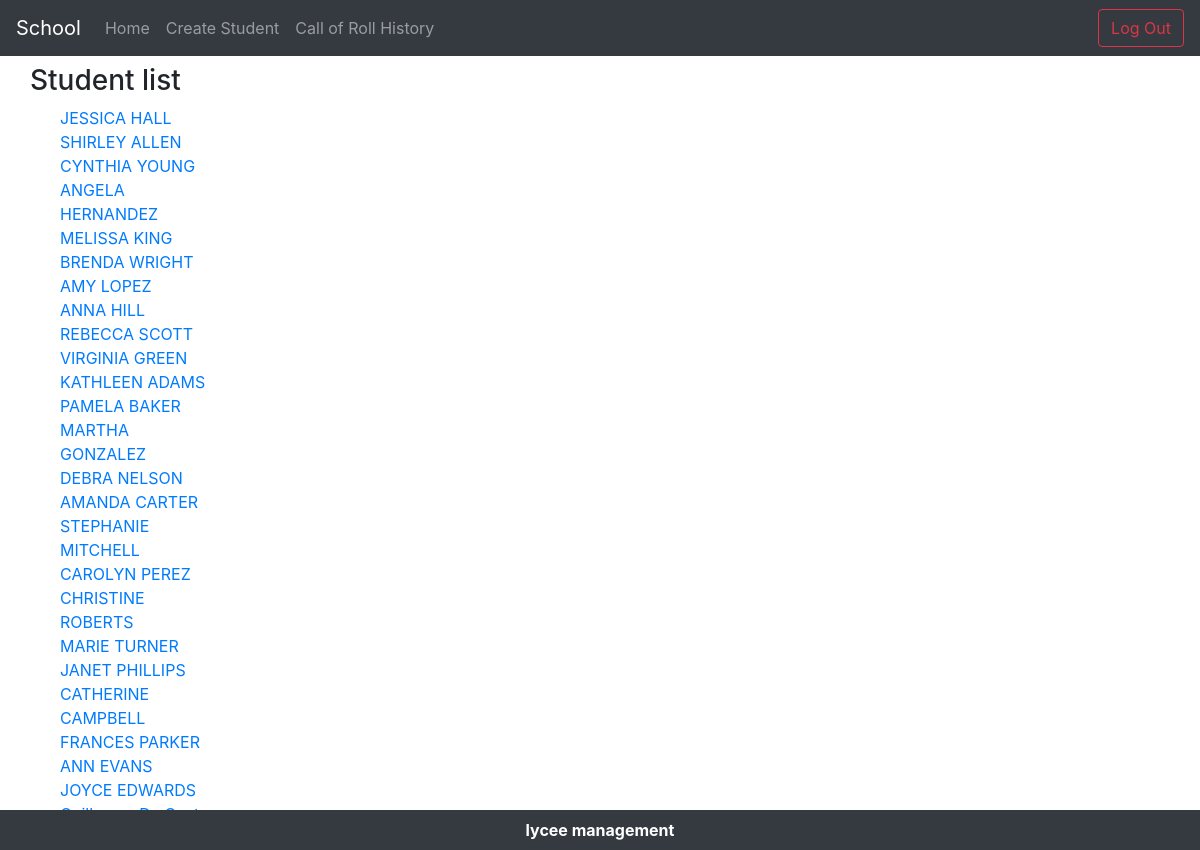
Before: /lycee/3 (signed in) with the older database file.
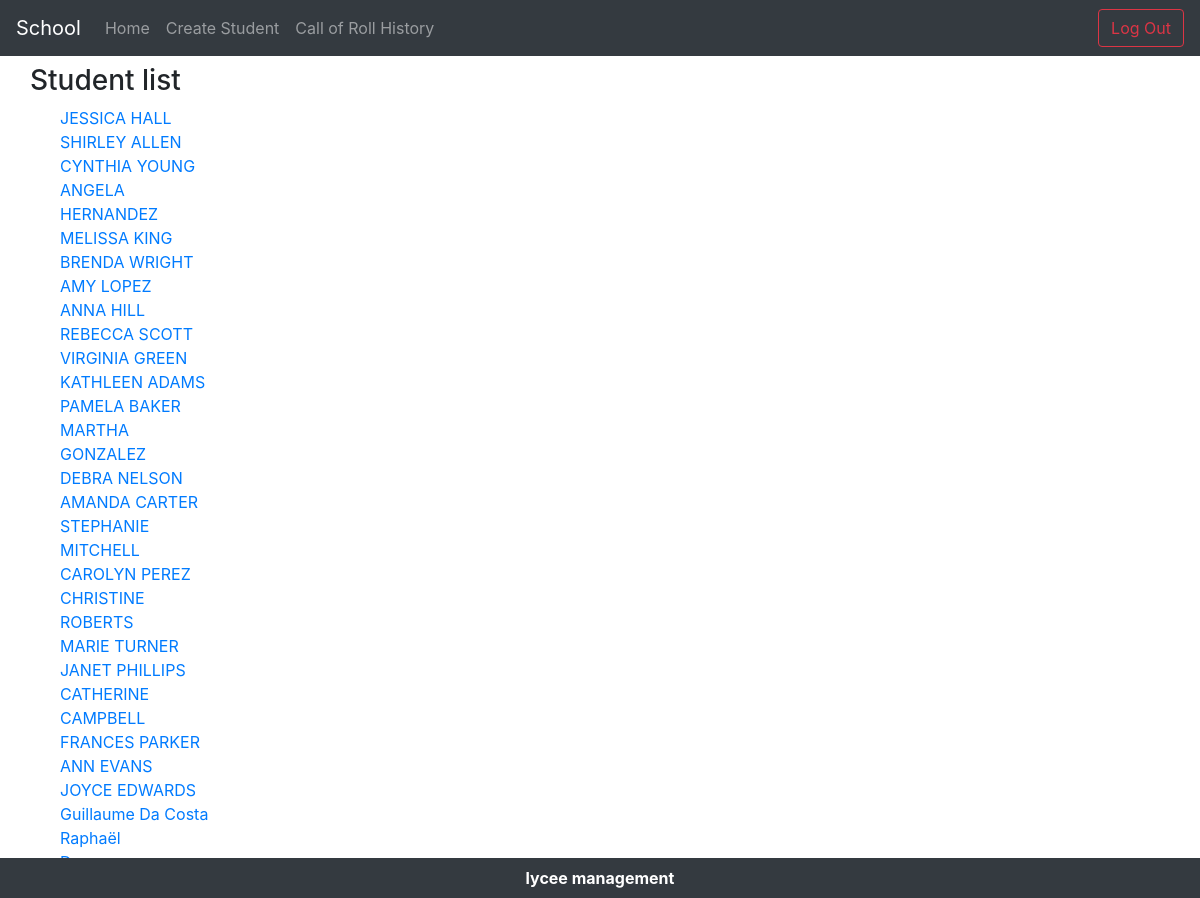
After: the same page with the newer database file.
### lycee/models.py (models this page shows, shortened)
class Student(models.Model):
  first_name = models.CharField(
    max_length=50,
    blank=False,
    null=False
    )
  birth_date = models.DateField(
    verbose_name='date of birth',
    blank=False,
    null=True
    )
  last_name = models.CharField(
    verbose_name="lastname",
    help_text="last name of the student",
    blank=False, # pas de champ vide
    null=False, # pas de champ null (a conjuguer avec default
    max_length=255, # taille maximale du champ
    )
  phone = models.CharField(
    verbose_name="phonenumber",
    help_text="phone number of the student",
    blank=False, # pas de champ vide
    null=False, # pas de champ null (a conjuguer avec default
    default="0999999999",
    max_length=10, # taille maximale du champ
    )
  email = models.EmailField(
    verbose_name="email",
    help_text="phone number of the student",
    blank=False, # pas de champ vide
    null=False, # pas de champ null (a conjuguer avec default
    default="x@y.z",
    max_length=255, # taille maximale du champ
    )
  comments = models.CharField(
    verbose_name="comments",
    help_text="some comments about the student",
    blank=True,
    null=False, # pas de champ null (a conjuguer avec default
    max_length=255, # taille maximale du champ
    )
  cursus = models.ForeignKey(
    Cursus,
    on_delete=models.CASCADE, # necessaire selon la version de Django
    null=True
    )

### lycee/views.py (the view)
# urls.py: url(r'^(?P<cursus_id>[0-9]+)$', views.detail, name='detail'),
def detail(request, cursus_id):
  checkUserAuth(request)
  result_list = Student.objects.filter(cursus=cursus_id)
  context = { 'liste' : result_list}
  return render (request, 'lycee/cursus/detail_cursus.html', context)

### lycee/views.py (called while the page is built)
def checkUserAuth(request):
  if not request.user.is_authenticated:
    return HttpResponseForbidden()

### lycee/templates/lycee/cursus/detail_cursus.html
{% extends "master.html" %}
{% block title %}
    Student list
{% endblock %}
{% if liste %}
    {% block content %}
      <div class="container">
        {% for student in liste %}
        <div class="row">
          <div class = "col-sm-2">
            <a href="{% url 'detail_student' student.id %}">{{student.first_name }} {{student.last_name}}</a>
          </div>
        </div>
        {% endfor %}
      </div>
    {% endblock %}
{% else %}
     <p>No student to show.</p>
{% endif %}

Changed rows visible on the page:
now on this page (row unchanged): Student: first_name "Guillaume", last_name "Da Costa"
added Student: first_name "Raphaël"
